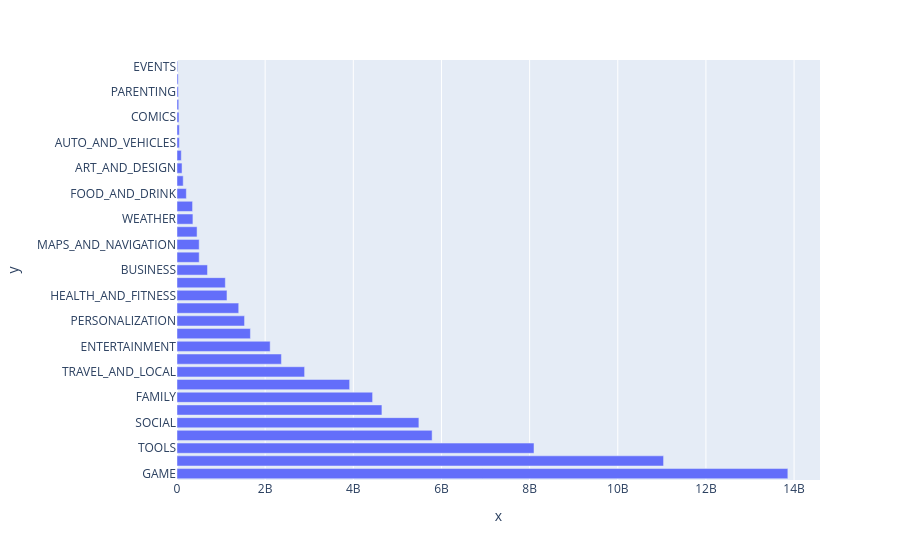

Write notebook code for a chart like this one.
### Code cell
# Basic horizontal bar chart (using orientation)
h_bar = px.bar(
    x=category_installs['Installs'],
    y=category_installs.index,
    orientation='h'
)



h_bar.write_image('../../plots/category_installs_bar.png', scale=2)
h_bar.show()

### Figure 1 — Plotly figure (JSON) as saved in the notebook; plotly's stock layout.template omitted (floating-point values rounded to 4 significant figures)
{"data": [{"hovertemplate": "x=%{x}<br>y=%{y}<extra></extra>", "legendgroup": "", "marker": {"color": "#636efa", "pattern": {"shape": ""}}, "name": "", "orientation": "h", "showlegend": false, "textposition": "auto", "type": "bar", "x": [13858762717, 11039241530, 8099724500, 5788070180, 5487841475, 4649143130, 4437554490, 3916897200, 2894859300, 2369110650, 2113660000, 1665791655, 1532352930, 1400331540, 1134006220, 1096431465, 692018120, 503611120, 503267560, 455249400, 361096500, 352852000, 211677750, 140912410, 114233100, 97082000, 53129800, 52083000, 44931100, 39162676, 31116110, 26916200, 15949410], "xaxis": "x", "y": ["GAME", "COMMUNICATION", "TOOLS", "PRODUCTIVITY", "SOCIAL", "PHOTOGRAPHY", "FAMILY", "VIDEO_PLAYERS", "TRAVEL_AND_LOCAL", "NEWS_AND_MAGAZINES", "ENTERTAINMENT", "BOOKS_AND_REFERENCE", "PERSONALIZATION", "SHOPPING", "HEALTH_AND_FITNESS", "SPORTS", "BUSINESS", "LIFESTYLE", "MAPS_AND_NAVIGATION", "FINANCE", "WEATHER", "EDUCATION", "FOOD_AND_DRINK", "DATING", "ART_AND_DESIGN", "HOUSE_AND_HOME", "AUTO_AND_VEHICLES", "LIBRARIES_AND_DEMO", "COMICS", "MEDICAL", "PARENTING", "BEAUTY", "EVENTS"], "yaxis": "y"}], "layout": {"barmode": "relative", "legend": {"tracegroupgap": 0}, "margin": {"t": 60}, "xaxis": {"anchor": "y", "domain": [0, 1], "title": {"text": "x"}}, "yaxis": {"anchor": "x", "domain": [0, 1], "title": {"text": "y"}}}}
